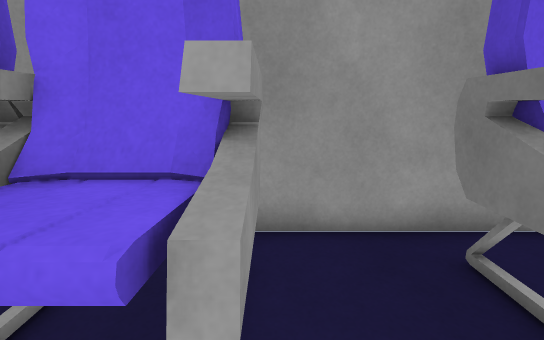
[1] (above)

16 first-person views from a walk through a scene from a Unity 3-D project. The camera is 1.3 m above the floor, tilts 12° down and sees 85° across. The floor is counted in squares, 0.5 m on a side. Each view is taken from the middle of a square. On the plan, view 1 faces up. The plan holds only what a view shows up to about 19 squares ahead; the rest is blank. Surface patterns are stand-ins for the level's own textures.

[2]
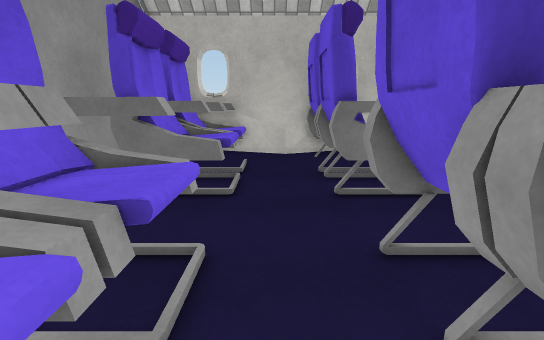

[3]
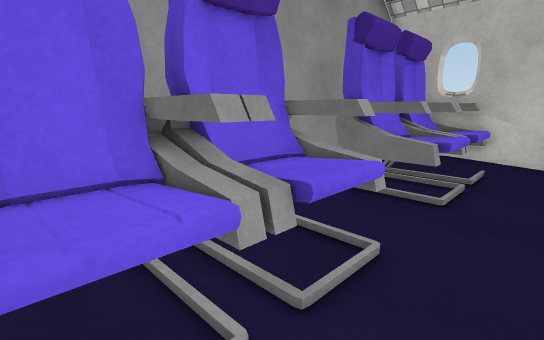

[4]
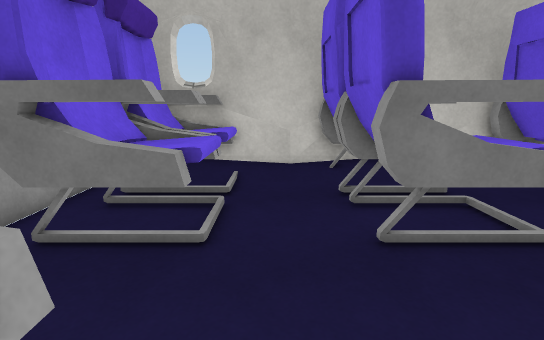

[5]
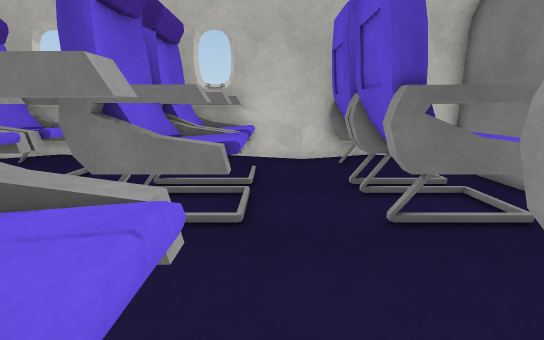

[6]
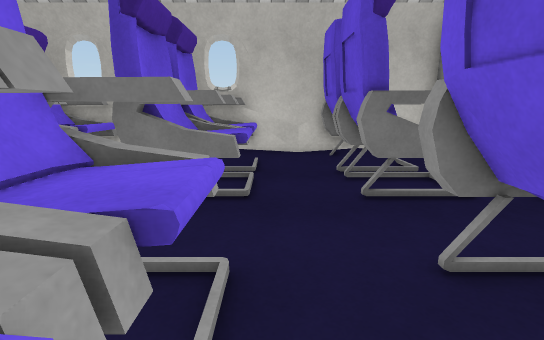

[7]
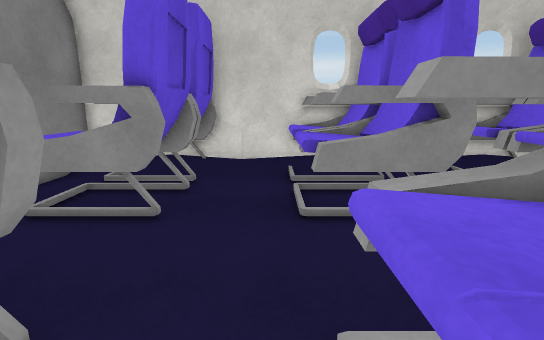

[8]
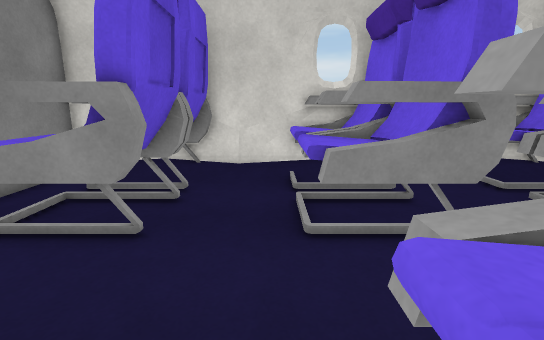

[9]
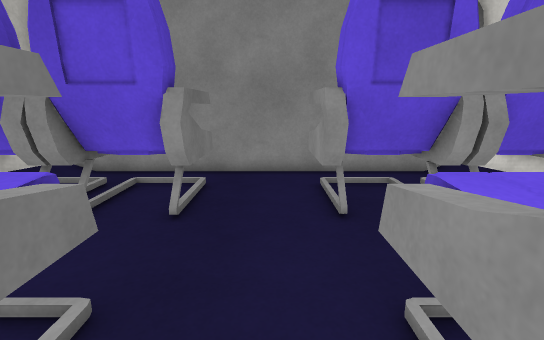

[10]
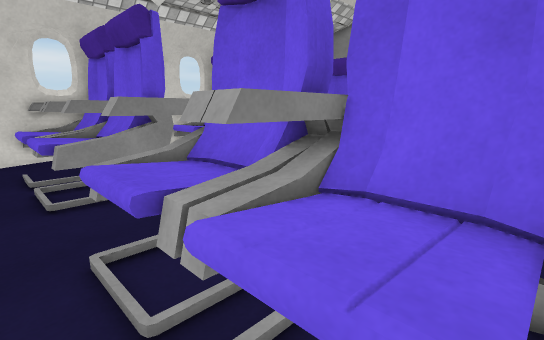

[11]
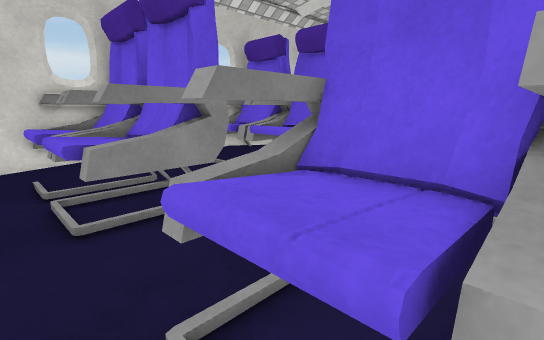

[12]
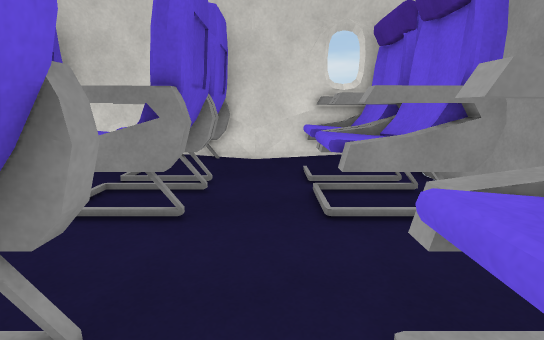

[13]
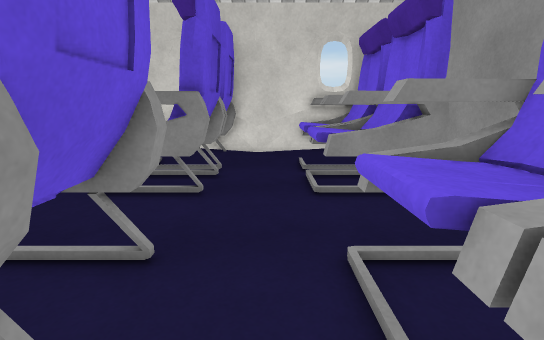

[14]
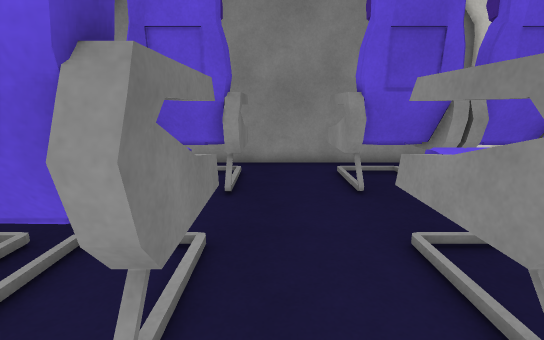

[15]
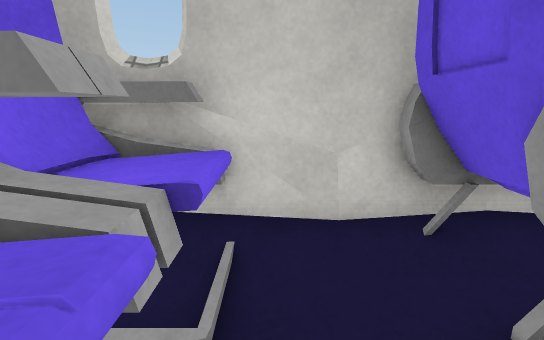

[16]
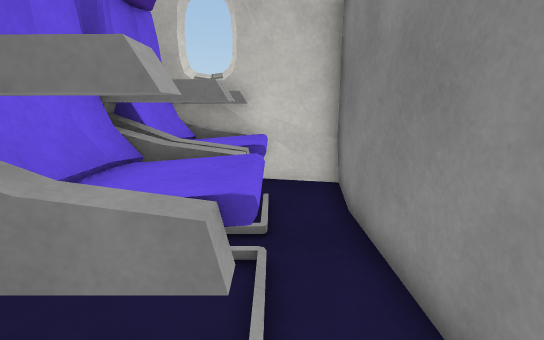

### Floor plan
Key: @ floor where view 1 was taken; # wall or solid block; x gap in a wall; . main floor; : floor 0.25 m higher than the main floor; = window, fence, low wall or low ledge; ^ raised ledge; T thing the floor can be seen under or through.
Columns run from 7 left of view 1 to 10 right of it. Each row starts with its distance up from view 1.
  6        ####
  5       TT..##
  4 ######TT..#######
  3 #^^^#^^=..^^=^^ ##
  2 #^^##^^=..^^=#^^##
  1 ##^==^=...#^==.^=#
  0 #......@.........#
 -1 #:..............:#
 -2 ####TTTT..########
 -3 #####TTT..###^####
 -4 #^^^#^^=..^^=^^^##
 -5 #^^x#^^#..^^=x^^^#
 -6 #................#
 -7 #................#
 -8 ##TTTTTT..########
 -9 ##TTTTTT..########
-10 #^^^T^^=..^^=^^^##
-11 #^^^#^^=..^^=#^^##
-12 #^^x=^^=..=^==^^=#
-13 #................#
-14 ##################

Positions as (right, up) in squares from view 1, and headings:
1: (0, 0), facing up
2: (-6, 0), facing right
3: (-6, -1), facing up-right
4: (-2, 0), facing right
5: (-3, -6), facing right
6: (-5, -6), facing right
7: (6, -6), facing left
8: (5, -6), facing left
9: (1, -2), facing down
10: (9, -13), facing up-left
11: (6, -13), facing up-left
12: (6, 0), facing left
13: (8, 0), facing left
14: (2, 0), facing down
15: (4, -6), facing right
16: (1, -12), facing right
